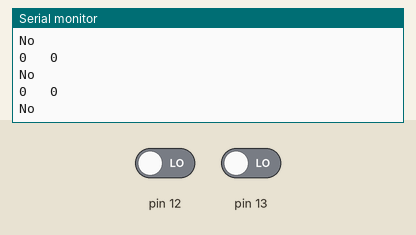
Simulated run of this sketch. Board: Arduino Uno, built with avr-gcc and run on an emulated ATmega328P. Shown: the last lines printed to the serial monitor. Inputs (shaded band) come from the test bench; at power-on: pin 12 LOW, pin 13 LOW.

Above: at 1.8 s.
1.9 s: pin 12 driven HIGH
3.4 s: pin 13 driven HIGH
At 3.81 s:
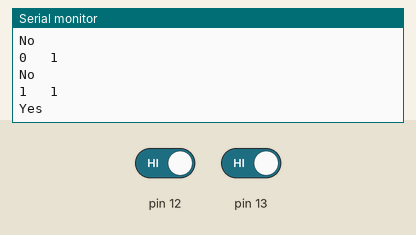
5.5 s: pin 12 driven LOW
At 5.81 s:
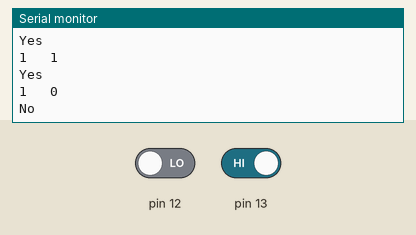

The sketch:

Infrared_Sensor.ino
```cpp
#include <Arduino.h>
#include <avr/io.h>
int sensor[2]={0, 0};

void setup() {

Serial.begin (9600);
DDRB = 0b00000000;

}

void loop() {

//Serial.print ("sensor1: ");
if (PINB & (1<<PINB5)){
//  Serial.println ("1");
  sensor[0] = 1;
}else{
//  Serial.println ("0");
    sensor[0] = 0;
}

//Serial.print ("sensor2: ");
if (PINB & (1<<PINB4)){
//  Serial.println ("1");
    sensor[1] = 1;
}else{
//  Serial.println ("0");
    sensor[1] = 0;
}

Serial.print (sensor[0]);
Serial.print ("   ");
Serial.println (sensor[1]);
if (sensor[0] == 1 && sensor[1] == 1){
  Serial.println ("Yes");
}else{
  Serial.println ("No");
}

delay (500);


}
```

Measured:
- after the input at 3.4 s, the serial monitor: prints a new line after 0.10 s (image 1)
- after the input at 5.5 s, the serial monitor: prints a new line at once (image 2)
